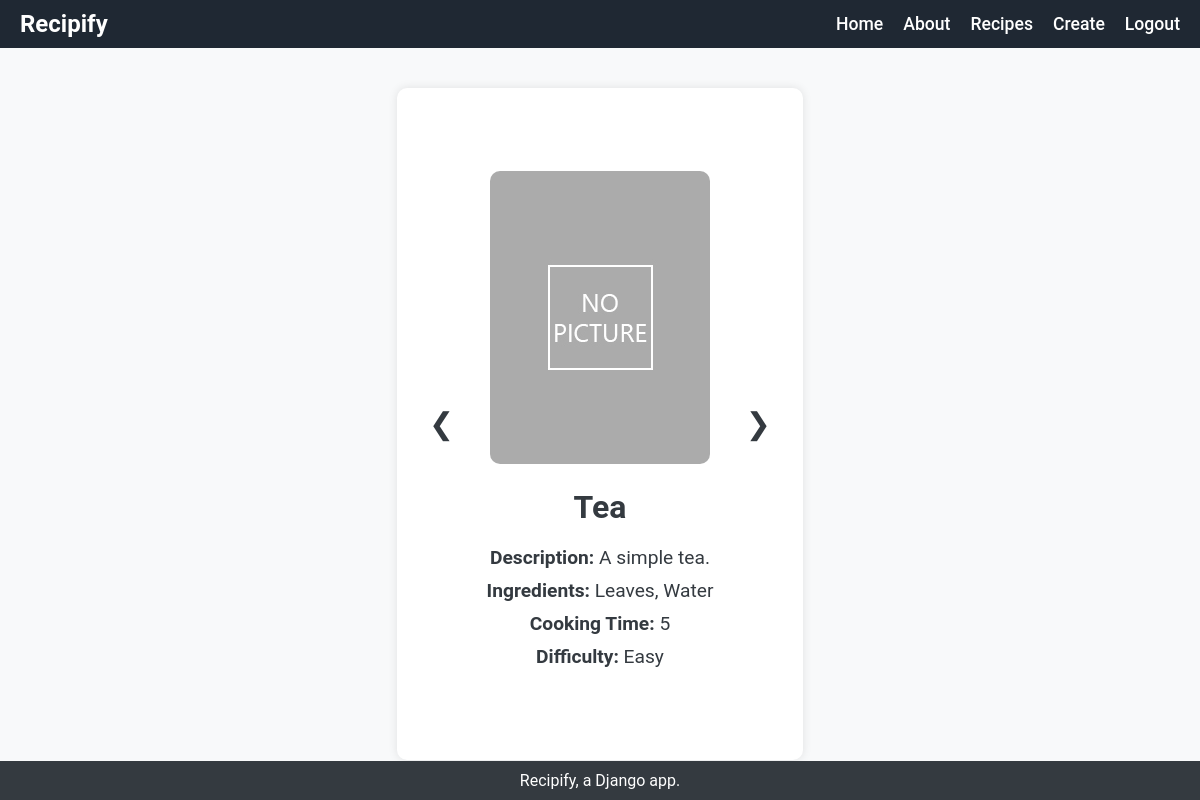
The page /recipes/recipes/21/ (signed in) on the database its author committed.
### recipes/models.py (models this page shows, shortened)
class Recipe(models.Model):
    name = models.CharField(max_length=50)
    description = models.CharField(max_length=255, default="No description available.")
    ingredients = models.CharField(max_length=255)
    cooking_time = models.IntegerField()
    difficulty = models.CharField(max_length=20)
    pic = models.ImageField(upload_to="recipes", default="no_picture.jpg")

### recipes/views.py (the view)
# urls.py: path("recipes/<int:recipe_id>/", recipe_detail, name="recipe_detail"),
@login_required
def recipe_detail(request, recipe_id):
    recipe = get_object_or_404(Recipe, pk=recipe_id)
    recipes = list(Recipe.objects.all().order_by("id"))
    current_index = next(
        index for (index, d) in enumerate(recipes) if d.id == recipe_id
    )
    next_index = (current_index + 1) % len(recipes)
    prev_index = (current_index - 1) % len(recipes)
    next_recipe_id = recipes[next_index].id
    prev_recipe_id = recipes[prev_index].id
    context = {
        "recipe": recipe,
        "next_recipe_id": next_recipe_id,
        "prev_recipe_id": prev_recipe_id,
    }
    return render(request, "recipes/recipe_detail.html", context)

### recipes/templates/recipes/recipe_detail.html (shortened to what this page needs)
{% load static %}
<!DOCTYPE html>
<html lang="en">
  <head>
    <link rel="stylesheet" href="{% static 'css/styles.css' %}" />
  </head>
  <body>
    <nav class="navbar" aria-label="Main Navigation">
      <h1>Recipify</h1>
      <div class="navbar-links" aria-label="Navigation Links">
        <a href="{% url 'recipes:home' %}">Home</a>
        <a href="{% url 'recipes:about' %}">About</a>
        <a href="{% url 'recipes:recipes_list' %}">Recipes</a>
        <a href="{% url 'recipes:add_recipe' %}">Create</a>
        <a href="{% url 'logout' %}">Logout</a>
      </div>
    </nav>
    <main class="recipe-details">
      <div
        class="arrow arrow-left"
        onclick="navigateRecipe('{{ prev_recipe_id }}')"
      >
        &#10094;
      </div>
      <div class="recipe-info">
        <img src="{{ recipe.pic.url }}" alt="{{ recipe.name }}" />
        <h2>{{ recipe.name }}</h2>
        <p><strong>Description:</strong> {{ recipe.description }}</p>
        <p><strong>Ingredients:</strong> {{ recipe.ingredients }}</p>
        <p><strong>Cooking Time:</strong> {{ recipe.cooking_time }}</p>
        <p><strong>Difficulty:</strong> {{ recipe.difficulty }}</p>
      </div>
      <div
        class="arrow arrow-right"
        onclick="navigateRecipe('{{ next_recipe_id }}')"
      >
        &#10095;
      </div>
    </main>
    <footer>
      <p>Recipify, a Django app.</p>
    </footer>
  </body>
</html>

### static/css/styles.css (style rules this page uses)
* { margin: 0; padding: 0; box-sizing: border-box; }
body { font-family: 'Roboto', sans-serif; background-color: #f8f9fa; color: #343a40; display: flex; flex-direction: column; min-height: 100vh; position: relative; }
header, nav, footer { background-color: #343a40; color: #fff; padding: 20px 40px; }
nav a { text-decoration: none; color: #fff; font-weight: 500; font-size: 1.1rem; }
main { padding: 40px 20px; flex-grow: 1; }
.recipe-details { display: flex; align-items: center; justify-content: space-between; padding: 20px; background-color: #ffffff; border-radius: 10px; box-shadow: 0px 0px 10px rgba(0, 0, 0, 0.1); margin: 40px auto; max-width: 1200px; }
.recipe-info { flex-grow: 1; padding: 20px; text-align: center; }
.recipe-info img { max-width: 100%; height: auto; border-radius: 10px; margin-bottom: 20px; }
.recipe-info h2 { font-size: 2rem; margin-bottom: 20px; }
.recipe-info p { font-size: 1.2rem; margin-bottom: 10px; }
.arrow { cursor: pointer; font-size: 30px; line-height: 50px; width: 50px; text-align: center; }
.navbar { display: flex; justify-content: space-between; align-items: center; padding: 10px 20px; background-color: #1F2833; }
.navbar-links { display: flex; justify-content: flex-end; align-items: center; }
.navbar-links a { margin-left: 20px; color: #FFF; text-decoration: none; }
footer { background-color: #343a40; color: #fff; text-align: center; padding: 10px 0; position: absolute; bottom: 0; width: 100%; }

### rows shown on the page
Recipe: pic (placeholder picture), name "Tea", description "A simple tea.", ingredients "Leaves, Water", cooking_time "5", difficulty "Easy"
